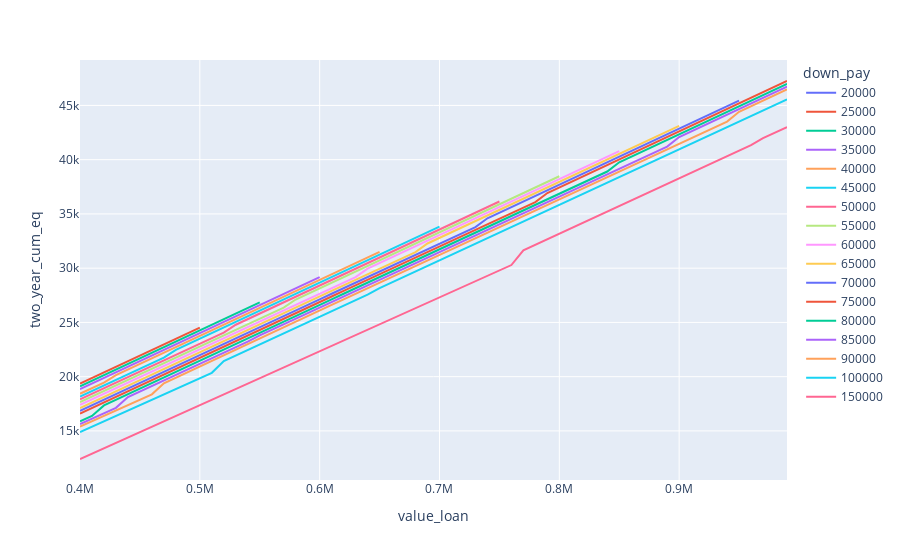

Notebook code for this chart:
### Markdown cell above
## Two Year Cum Values

### Code cell
Mort.plot_x_value_loan("two_year_cum_eq", "down_pay")
